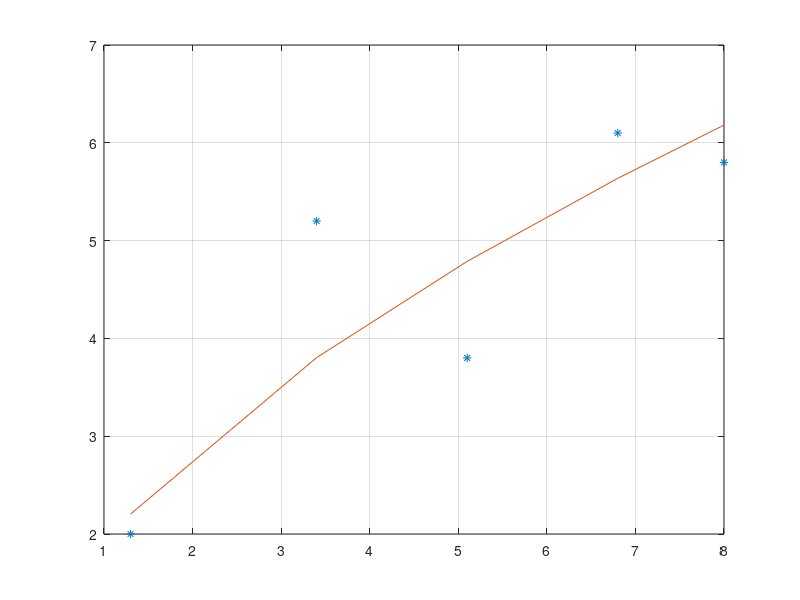

MATLAB code for this plot:
clear
clc
x = [1.3 3.4 5.1 6.8 8];
y = [2 5.2 3.8 6.1 5.8];
z = log(y); % Calcula o logaritmo natural de y
t = log(x); % Calcula o logaritmo natural de x
n = length(x);
M = 1; % Grau do polinômio (sempre 1 para ajuste linear)

% Inicializa as matrizes a e b
for i = 1:M+1
  for j = 1:M+1
    a(i,j) = 0;
    for k = 1:n
      a(i,j) = a(i,j) + t(k)^(j+i-2);
    end
  end
  b(i) = 0;
  for k = 1:n
      b(i) = b(i) + z(k)*t(k)^(i-1);
  end
end

a
b

c = a\b'; % Resolve o sistema linear

c(1) = exp(c(1)); % c(1) agora é o coeficiente multiplicativo a
c

% Calcula os valores ajustados
for k = 1:n
  g(k) = c(1) * x(k)^c(2);
end

d = sum((y-g).^2); % Quanto menor, melhor

% Plota os resultados
plot(x, y, '*')
hold on
grid
plot(x, g)

